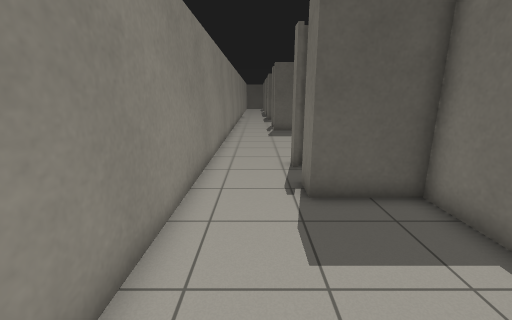
view 1 (above)

24 first-person views from a walk through a world built for the Gazebo simulator. The camera is 1.3 m above the floor, tilts 14° down and sees 90° across. Floor lines are 1 m apart. The floor is counted in squares, 0.5 m on a side. Each view is taken from the middle of a square. On the plan, view 1 faces up. The plan holds only what a view shows up to about 18 squares ahead; the rest is blank. The place goes on beyond the plan. Robots are left out. Simple shapes stand in for some stock models. Surface patterns are stand-ins for the level's own textures.

view 2
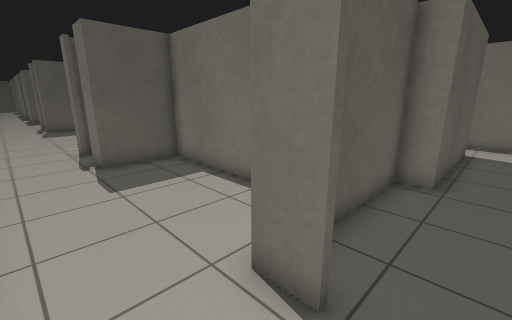

view 3
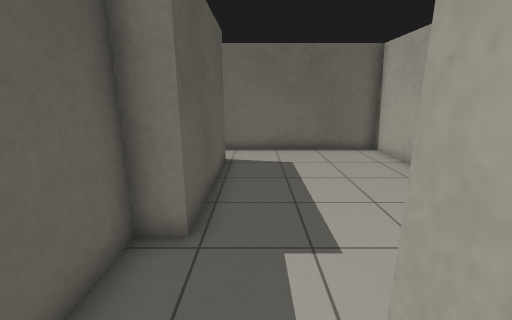

view 4
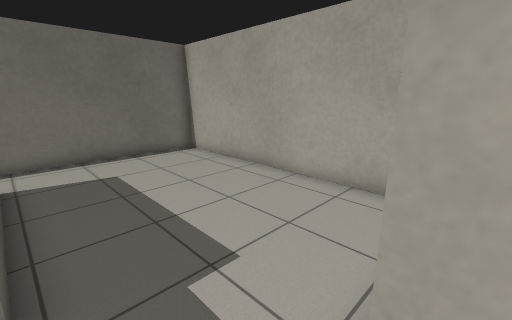

view 5
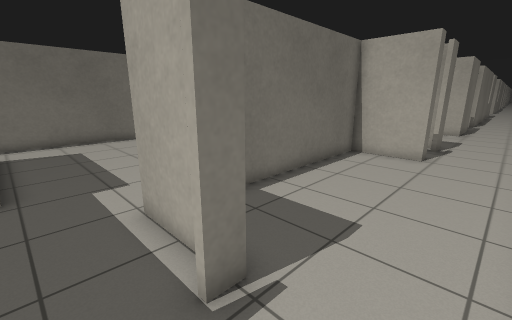

view 6
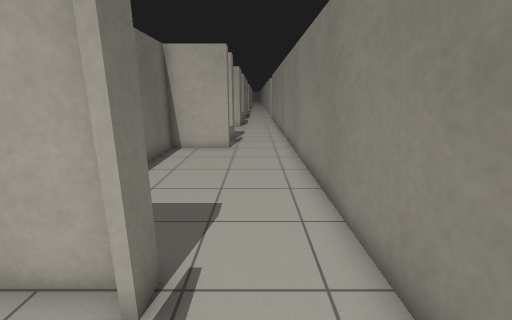

view 7
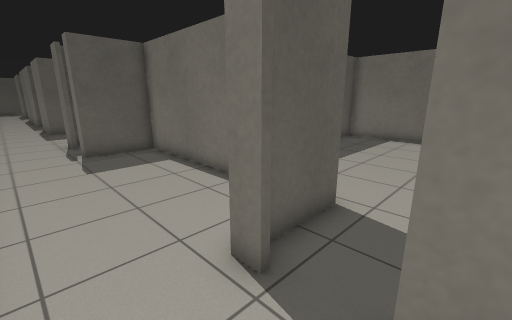

view 8
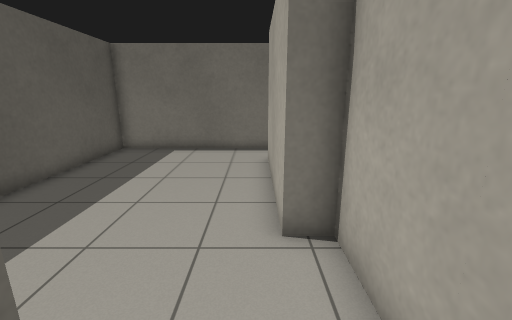

view 9
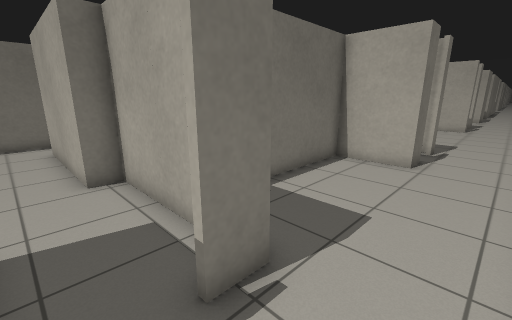

view 10
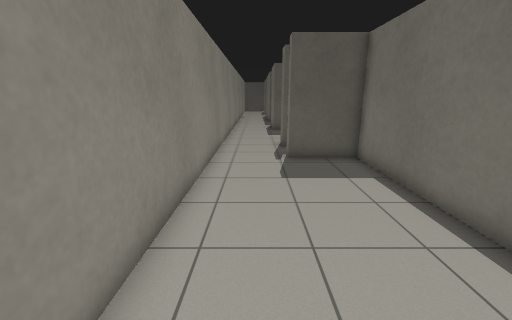

view 11
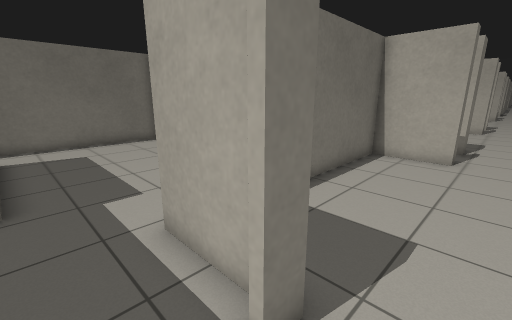

view 12
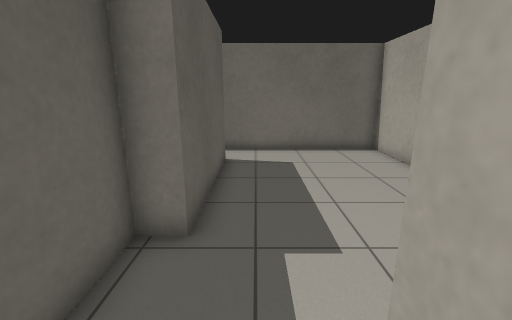

view 13
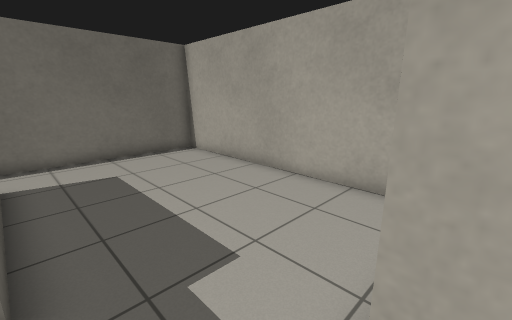

view 14
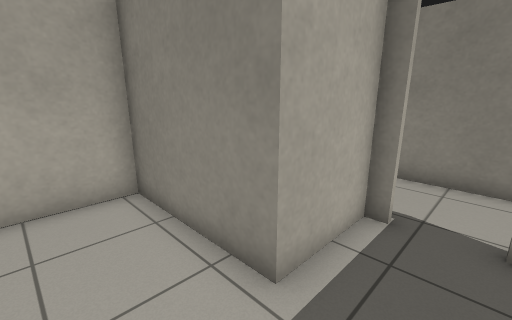

view 15
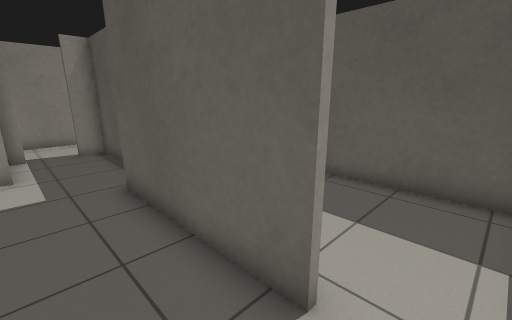

view 16
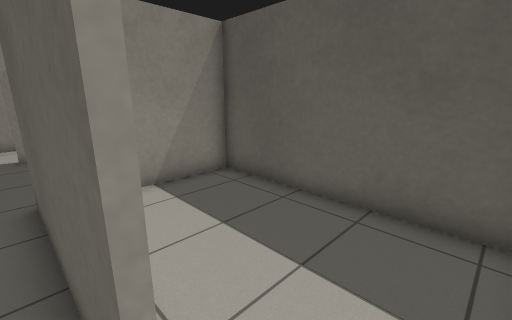

view 17
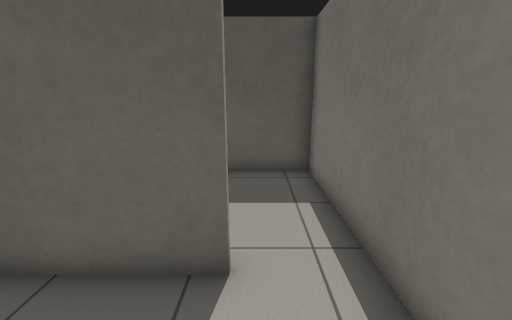

view 18
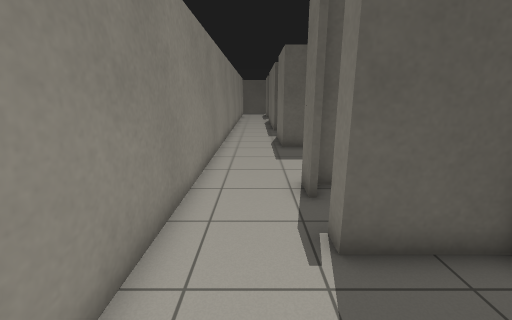

view 19
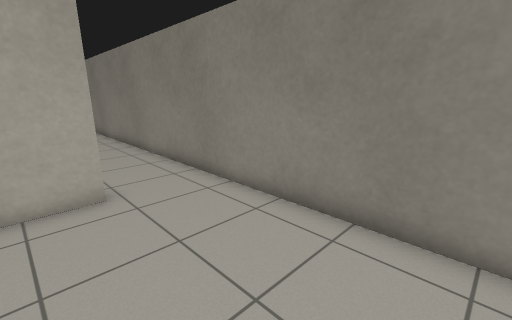

view 20
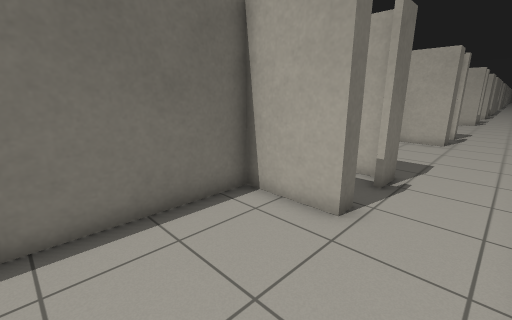

view 21
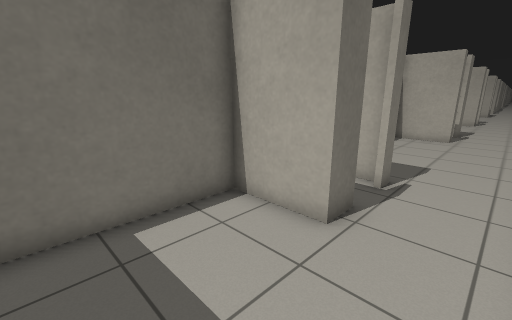

view 22
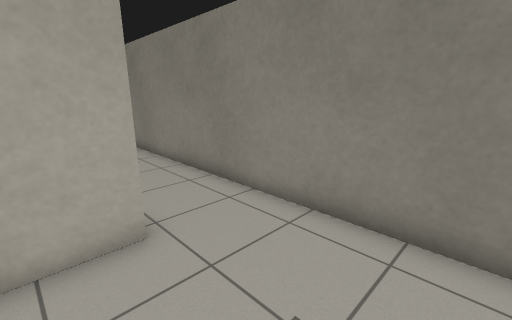

view 23
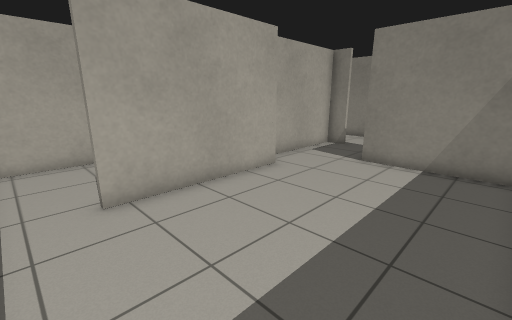

view 24
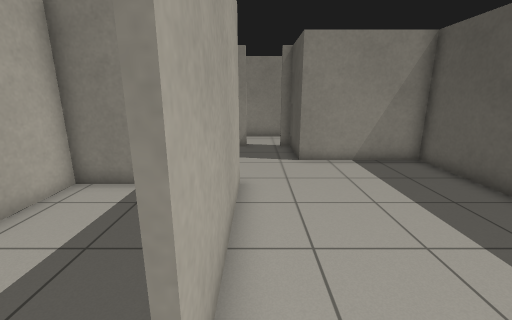

### Floor plan
Points are (right, up) in squares from view 1. A wall is a line through its corners. A room is listed if a view was taken in it or the views show most of it. See-through windows are left out.
Room 1 (views 1, 6, 7)
walls: (1.4, -2.8) (1.4, -1.5) (4.4, -1.5) (4.4, 6.3) (1.4, 6.3) (1.4, 7.5); (-1.9, 7.5) (-1.9, -2.5)
ways out: opening at (-0.5, -2) to room 2; opening at (0, 6.5) to room 3
Room 2 (views 2, 3, 4, 5)
walls: (6, -10) (15.9, -10) (15.9, -2.4); (13.6, -2.7) (7.4, -2.7) (7.4, -1.7) (3.5, -1.7); (1.6, -5) (4.6, -5); (-1.9, -2.5) (-1.9, -4.5)
ways out: opening at (-0.5, -2) to room 1; opening at (0, -5) to room 7; opening at (14.5, -3)
Room 3 (views 8, 9, 10, 23, 24)
walls: (15.9, 7.2) (15.9, 14.9); (1.6, 7.6) (1.6, 6.5) (7.4, 6.5) (7.4, 7.5) (13.6, 7.5); (16, 14.8) (4.6, 14.8) (4.6, 9.8) (1.6, 9.8) (1.6, 9.2); (-1.9, 9.5) (-1.9, 7.5)
ways out: opening at (0, 6.5) to room 1; opening at (-0.5, 10) to room 5; opening at (14.5, 7)
Room 4 (views 11, 12, 13, 14, 15, 16, 17)
walls: (13.6, 22.3) (7.4, 22.3) (7.4, 23.3) (1.6, 23.3) (1.6, 22.2); (1.6, 20) (4.6, 20) (4.6, 15) (16, 15); (15.9, 14.9) (15.9, 22.6); (-1.9, 22.5) (-1.9, 20.5)
ways out: opening at (0, 20) to room 5; opening at (-0.5, 23) to room 6; opening at (14.5, 22) to room 8
Room 5 (views 18, 19, 20)
walls: (1.4, 9.2) (1.4, 10) (4.4, 10) (4.4, 19.8) (1.4, 19.8) (1.4, 20.5); (-1.9, 20.5) (-1.9, 9.5)
ways out: opening at (-0.5, 10) to room 3; opening at (0, 20) to room 4
Room 6 (views 21, 22)
walls: (1.4, 22.2) (1.4, 23.5) (4.4, 23.5) (4.4, 28.4); (-1.9, 28.5) (-1.9, 22.5)
ways out: opening at (-0.5, 23) to room 4
Room 7 (no view inside)
walls: (1.4, -5.2) (1.4, -4.4); (1.4, -15.8) (1.4, -15) (4.4, -15) (4.4, -7.9); (-1.9, -4.5) (-1.9, -15.5)
ways out: opening at (0, -5) to room 2; opening at (-0.5, -15)
Room 8 (no view inside)
walls: (15.9, 22.6) (15.9, 27.8) (7.6, 27.8) (7.6, 24.6)
ways out: opening at (14.5, 22) to room 4

Where each view was taken, in squares from view 1:
view 1: 0 up, 0 right, facing up
view 2: 4 down, 1 left, facing up-right
view 3: 4 down, 3 right, facing right
view 4: 3 down, 4 right, facing down-right
view 5: 3 down, 1 left, facing down-right
view 6: 2 down, 0 right, facing down
view 7: 7 up, 1 left, facing up-right
view 8: 8 up, 3 right, facing right
view 9: 9 up, 1 left, facing down-right
view 10: 9 up, 0 right, facing up
view 11: 22 up, 0 right, facing down-right
view 12: 21 up, 3 right, facing right
view 13: 22 up, 4 right, facing down-right
view 14: 22 up, 7 right, facing down-left
view 15: 20 up, 15 right, facing up-left
view 16: 22 up, 15 right, facing up-left
view 17: 19 up, 14 right, facing up
view 18: 16 up, 0 right, facing up
view 19: 17 up, 3 right, facing down-left
view 20: 15 up, 1 left, facing down-right
view 21: 28 up, 1 left, facing down-right
view 22: 28 up, 3 right, facing down-left
view 23: 14 up, 15 right, facing down-left
view 24: 8 up, 15 right, facing left
